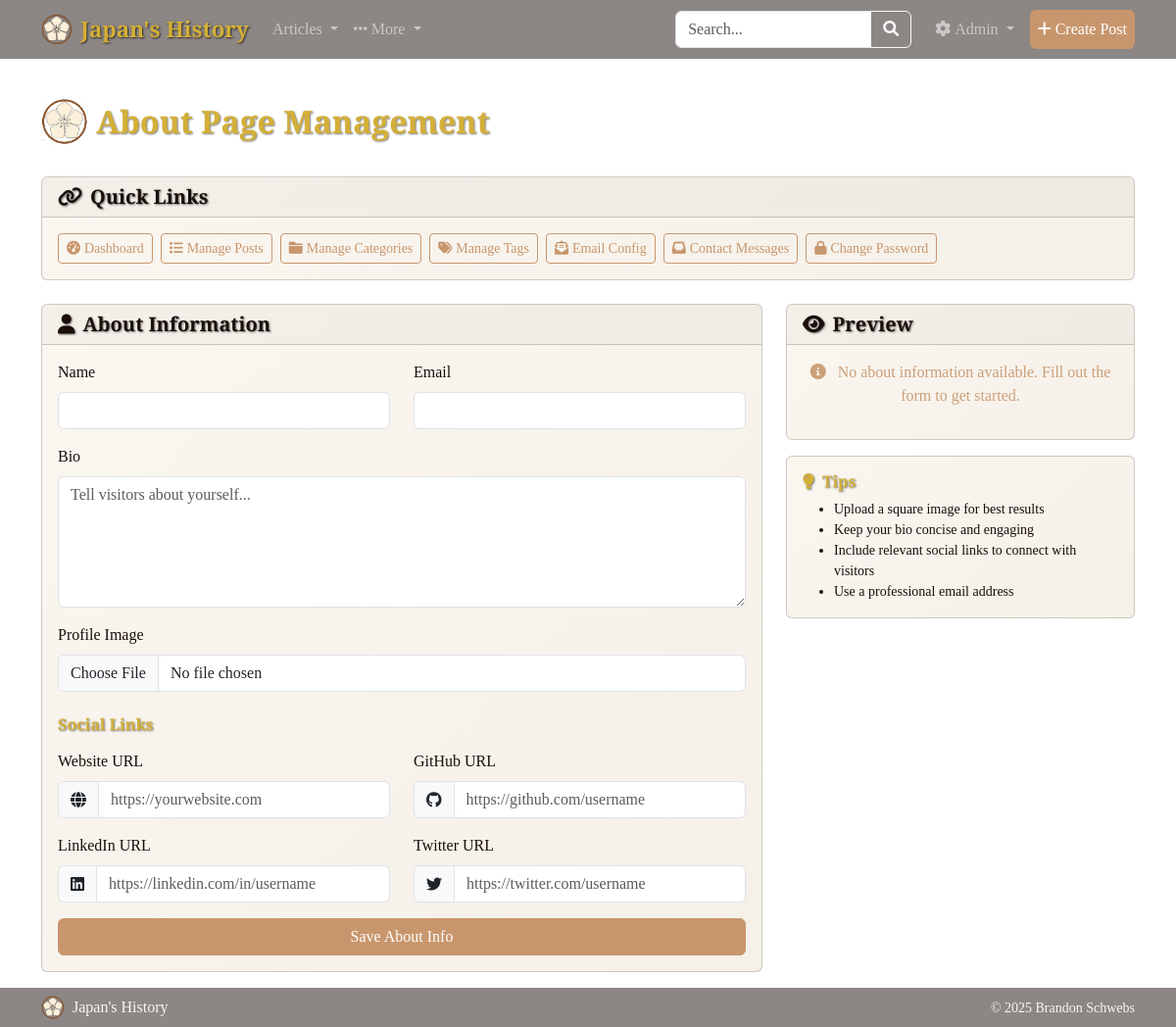
The app's page /admin/about (signed in), older data.
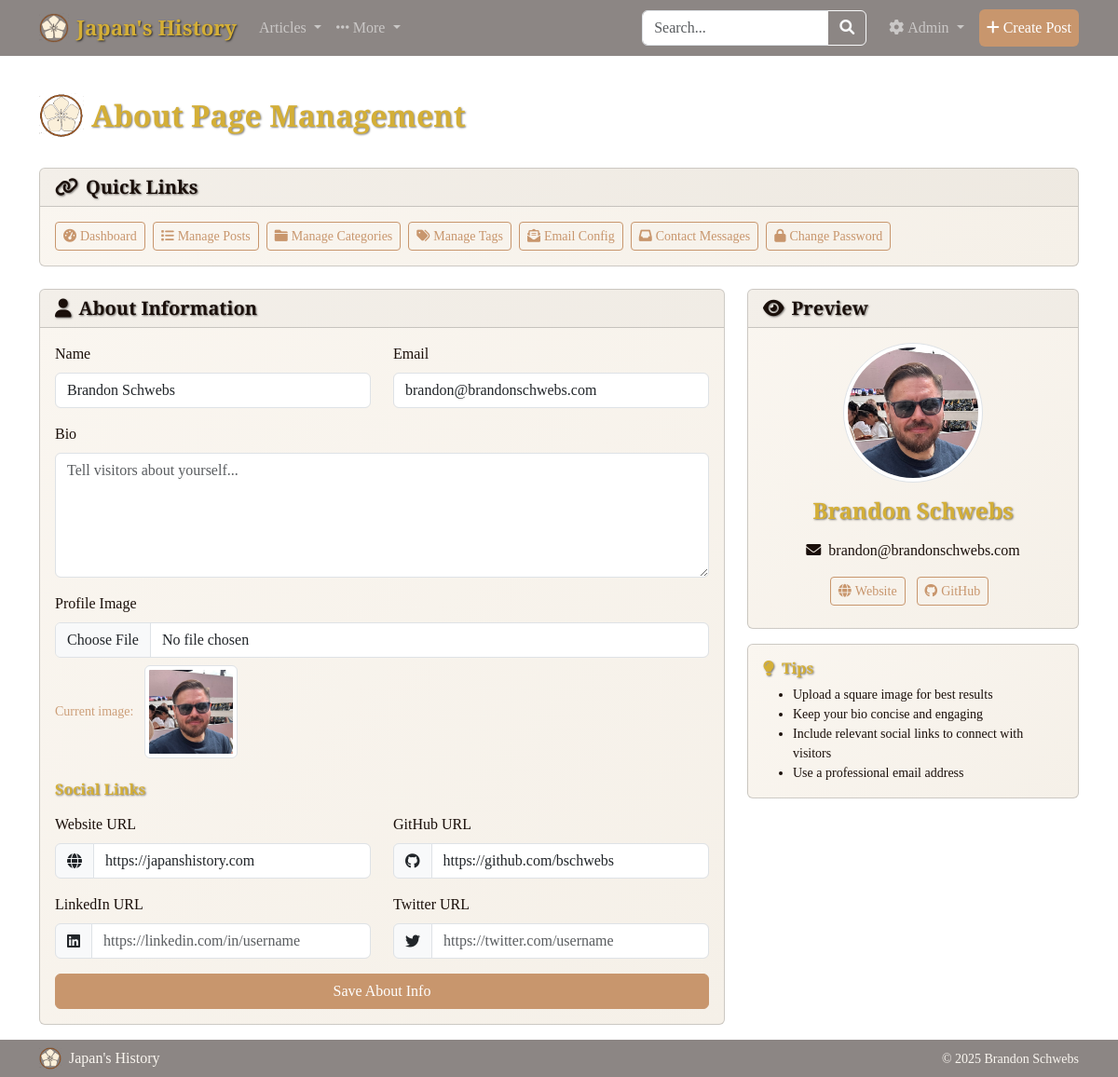
The same page, newer data.
### tables this page shows
CREATE TABLE about_info (
                id INTEGER PRIMARY KEY AUTOINCREMENT,
                name TEXT NOT NULL,
                email TEXT,
                bio TEXT,
                image_filename TEXT,
                website_url TEXT,
                github_url TEXT,
                linkedin_url TEXT,
                twitter_url TEXT,
                created_at TIMESTAMP DEFAULT CURRENT_TIMESTAMP,
                updated_at TIMESTAMP DEFAULT CURRENT_TIMESTAMP
            );

### routes/admin.py (the view, shortened to what this page needs)
@admin.route('/admin/about', methods=['GET', 'POST'])
@admin_required
def admin_about():
    form = AboutForm()
    about_info = AboutModel.get_about_info()
    if about_info and request.method == 'GET':
        form.name.data = about_info['name']
        form.email.data = about_info['email']
        form.bio.data = about_info['bio']
        form.website_url.data = about_info['website_url']
        form.github_url.data = about_info['github_url']
        form.linkedin_url.data = about_info['linkedin_url']
        form.twitter_url.data = about_info['twitter_url']
    return render_template('admin/about.html', form=form, about_info=about_info)

### forms.py
class AboutForm(FlaskForm):
    name = StringField('Name', validators=[DataRequired(), Length(min=2, max=100)])
    email = StringField('Email', validators=[Optional(), Email(), Length(max=100)])
    bio = TextAreaField('Bio', validators=[Optional(), Length(max=2000)])
    image = FileField('Profile Image')
    website_url = StringField('Website URL', validators=[Optional(), URL(), Length(max=200)])
    github_url = StringField('GitHub URL', validators=[Optional(), URL(), Length(max=200)])
    linkedin_url = StringField('LinkedIn URL', validators=[Optional(), URL(), Length(max=200)])
    twitter_url = StringField('Twitter URL', validators=[Optional(), URL(), Length(max=200)])
    submit = SubmitField('Save About Info')

class SearchForm(FlaskForm):
    query = StringField('Search', validators=[Length(max=200)], render_kw={"placeholder": "Search posts..."})
    submit = SubmitField('Search')

### models.py (called while the page is built)
def get_db():
    db = getattr(g, '_database', None)
    if db is None:
        db = g._database = sqlite3.connect(current_app.config['DATABASE'])
        db.row_factory = sqlite3.Row
    return db

### utils.py (called while the page is built)
def is_admin_logged_in():
    return session.get('admin_logged_in', False)

### templates/admin/about.html (shortened to what the changed rows need)
{% extends "base.html" %}
{% block content %}
<div class="d-flex justify-content-between align-items-center mb-4">
    <h1 class="d-flex align-items-center" style="font-size: 2rem;">
        <img src="{{ url_for('static', filename='img/Japanese History Blog Logo - Styled.png') }}" alt="Japan's History Logo" class="me-2" style="height: 48px; width: 48px;">
        About Page Management
    </h1>
</div>
<div class="row">
    <div class="col-lg-8">
        <div class="card">
            <div class="card-body">
                <form method="POST" enctype="multipart/form-data">
                    <div class="row">
                        <div class="col-md-6 mb-3">
                            {{ form.name.label(class="form-label") }}
                            {{ form.name(class="form-control") }}
                        </div>
                        <div class="col-md-6 mb-3">
                            {{ form.email.label(class="form-label") }}
                            {{ form.email(class="form-control") }}
                        </div>
                    </div>
                    <div class="mb-3">
                        {{ form.bio.label(class="form-label") }}
                        {{ form.bio(class="form-control", rows="5", placeholder="Tell visitors about yourself...") }}
                    </div>
                    <div class="mb-3">
                        {% if about_info and about_info.image_filename %}
                            <div class="mt-2">
                                <small class="text-muted">Current image:</small>
                                <img src="{{ url_for('static', filename='uploads/' + about_info.image_filename) }}"
                                     alt="Current profile image" class="img-thumbnail ms-2" style="max-height: 100px;">
                            </div>
                        {% endif %}
                    </div>
                    <div class="row">
                        <div class="col-md-6 mb-3">
                            <div class="input-group">
                                <span class="input-group-text"><i class="fas fa-globe"></i></span>
                                {{ form.website_url(class="form-control", placeholder="https://yourwebsite.com") }}
                            </div>
                        </div>
                        <div class="col-md-6 mb-3">
                            <div class="input-group">
                                <span class="input-group-text"><i class="fab fa-github"></i></span>
                                {{ form.github_url(class="form-control", placeholder="https://github.com/username") }}
                            </div>
                        </div>
                    </div>
                    <div class="row">
                        <div class="col-md-6 mb-3">
                            <div class="input-group">
                                <span class="input-group-text"><i class="fab fa-linkedin"></i></span>
                                {{ form.linkedin_url(class="form-control", placeholder="https://linkedin.com/in/username") }}
                            </div>
                        </div>
                        <div class="col-md-6 mb-3">
                            <div class="input-group">
                                <span class="input-group-text"><i class="fab fa-twitter"></i></span>
                                {{ form.twitter_url(class="form-control", placeholder="https://twitter.com/username") }}
                            </div>
                        </div>
                    </div>
                </form>
            </div>
        </div>
    </div>
    <div class="col-lg-4">
        <div class="card">
            <div class="card-body">
                {% if about_info %}
                    <div class="text-center mb-3">
                        {% if about_info.image_filename %}
                            <img src="{{ url_for('static', filename='uploads/' + about_info.image_filename) }}"
                                 alt="{{ about_info.name }}" class="rounded-circle img-thumbnail" style="width: 150px; height: 150px; object-fit: cover;">
                        {% else %}
                            <div class="bg-light rounded-circle d-flex align-items-center justify-content-center" style="width: 150px; height: 150px; margin: 0 auto;">
                                <i class="fas fa-user fa-3x text-muted"></i>
                            </div>
                        {% endif %}
                    </div>
                    <h4 class="text-center mb-3">{{ about_info.name }}</h4>
                    {% if about_info.email %}
                        <p class="text-center mb-3">
                            <i class="fas fa-envelope me-2"></i>{{ about_info.email }}
                        </p>
                    {% endif %}
                    <div class="text-center">
                        {% if about_info.website_url %}
                            <a href="{{ about_info.website_url }}" target="_blank" class="btn btn-outline-primary btn-sm me-2 mb-2">
                                <i class="fas fa-globe me-1"></i>Website
                            </a>
                        {% endif %}
                        {% if about_info.github_url %}
                            <a href="{{ about_info.github_url }}" target="_blank" class="btn btn-outline-primary btn-sm me-2 mb-2">
                                <i class="fab fa-github me-1"></i>GitHub
                            </a>
                        {% endif %}
                    </div>
                {% else %}
                    <p class="text-muted text-center">
                        <i class="fas fa-info-circle me-2"></i>
                        No about information available. Fill out the form to get started.
                    </p>
                {% endif %}
            </div>
        </div>
    </div>
</div>
{% endblock %}

Row changes from the older to the newer data that the page shows:
added about_info: name "Brandon Schwebs", email "brandon@brandonschwebs.com", image_filename (picture), website_url "https://japanshistory.com", github_url "https://github.com/bschwebs"
Text that changed along with them:
text no longer shown: "No about information available. Fill out the form to get started."
text now shown: "Current image: Website GitHub"
